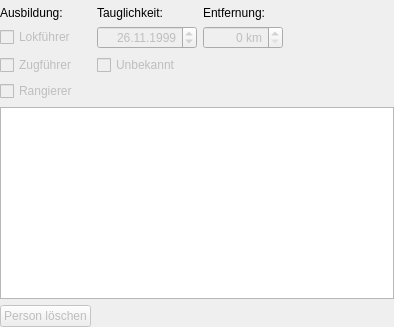
          <widget class="QWidget" name="tabStammdaten">
           <attribute name="title">
            <string>Stammdaten</string>
           </attribute>
           <layout class="QGridLayout" name="gridLayout_9" rowstretch="0,0,0,0,1,0" columnstretch="0,0,0,1">
            <property name="leftMargin">
             <number>0</number>
            </property>
            <property name="topMargin">
             <number>6</number>
            </property>
            <property name="rightMargin">
             <number>0</number>
            </property>
            <property name="bottomMargin">
             <number>0</number>
            </property>
            <property name="spacing">
             <number>6</number>
            </property>
            <item row="0" column="1">
             <widget class="QLabel" name="labelAusbildung_3">
              <property name="text">
               <string>Tauglichkeit:</string>
              </property>
             </widget>
            </item>
            <item row="0" column="0">
             <widget class="QLabel" name="labelAusbildung">
              <property name="text">
               <string>Ausbildung:</string>
              </property>
             </widget>
            </item>
            <item row="1" column="2">
             <widget class="QSpinBox" name="spinKm">
              <property name="enabled">
               <bool>false</bool>
              </property>
              <property name="alignment">
               <set>Qt::AlignRight|Qt::AlignTrailing|Qt::AlignVCenter</set>
              </property>
              <property name="suffix">
               <string> km</string>
              </property>
              <property name="minimum">
               <number>0</number>
              </property>
              <property name="maximum">
               <number>40000</number>
              </property>
              <property name="value">
               <number>0</number>
              </property>
             </widget>
            </item>
            <item row="5" column="0">
             <widget class="QPushButton" name="pushDelete">
              <property name="enabled">
               <bool>false</bool>
              </property>
              <property name="statusTip">
               <string>Aktuelle Person löschen</string>
              </property>
              <property name="text">
               <string>Person löschen</string>
              </property>
             </widget>
            </item>
            <item row="0" column="2">
             <widget class="QLabel" name="labelEntfernung">
              <property name="statusTip">
               <string>Die Entfernung zum Heimatbahnhof. Wird benötigt, um die Strecke auszurechnen.</string>
              </property>
              <property name="text">
               <string>Entfernung:</string>
              </property>
              <property name="buddy">
               <cstring>spinKm</cstring>
              </property>
             </widget>
            </item>
            <item row="4" column="0" colspan="4">
             <widget class="QPlainTextEdit" name="plainBemerkung"/>
            </item>
            <item row="2" column="1">
             <widget class="QCheckBox" name="checkDienst">
              <property name="enabled">
               <bool>false</bool>
              </property>
              <property name="text">
               <string>Unbekannt</string>
              </property>
             </widget>
            </item>
            <item row="3" column="0">
             <widget class="QCheckBox" name="checkRangierer">
              <property name="enabled">
               <bool>false</bool>
              </property>
              <property name="text">
               <string>Rangierer</string>
              </property>
             </widget>
            </item>
            <item row="2" column="0">
             <widget class="QCheckBox" name="checkZf">
              <property name="enabled">
               <bool>false</bool>
              </property>
              <property name="text">
               <string>Zugführer</string>
              </property>
             </widget>
            </item>
            <item row="1" column="0">
             <widget class="QCheckBox" name="checkTf">
              <property name="enabled">
               <bool>false</bool>
              </property>
              <property name="text">
               <string>Lokführer</string>
              </property>
             </widget>
            </item>
            <item row="0" column="3" rowspan="2">
             <spacer name="horizontalSpacer_2">
              <property name="orientation">
               <enum>Qt::Horizontal</enum>
              </property>
              <property name="sizeHint" stdset="0">
               <size>
                <width>105</width>
                <height>20</height>
               </size>
              </property>
             </spacer>
            </item>
            <item row="1" column="1">
             <widget class="QDateEdit" name="dateDienst">
              <property name="enabled">
               <bool>false</bool>
              </property>
              <property name="minimumSize">
               <size>
                <width>100</width>
                <height>0</height>
               </size>
              </property>
              <property name="alignment">
               <set>Qt::AlignRight|Qt::AlignTrailing|Qt::AlignVCenter</set>
              </property>
              <property name="minimumDate">
               <date>
                <year>1999</year>
                <month>11</month>
                <day>23</day>
               </date>
              </property>
              <property name="displayFormat">
               <string>dd.MM.yyyy</string>
              </property>
              <property name="timeSpec">
               <enum>Qt::UTC</enum>
              </property>
              <property name="date">
               <date>
                <year>1999</year>
                <month>11</month>
                <day>26</day>
               </date>
              </property>
             </widget>
            </item>
           </layout>
          </widget>
